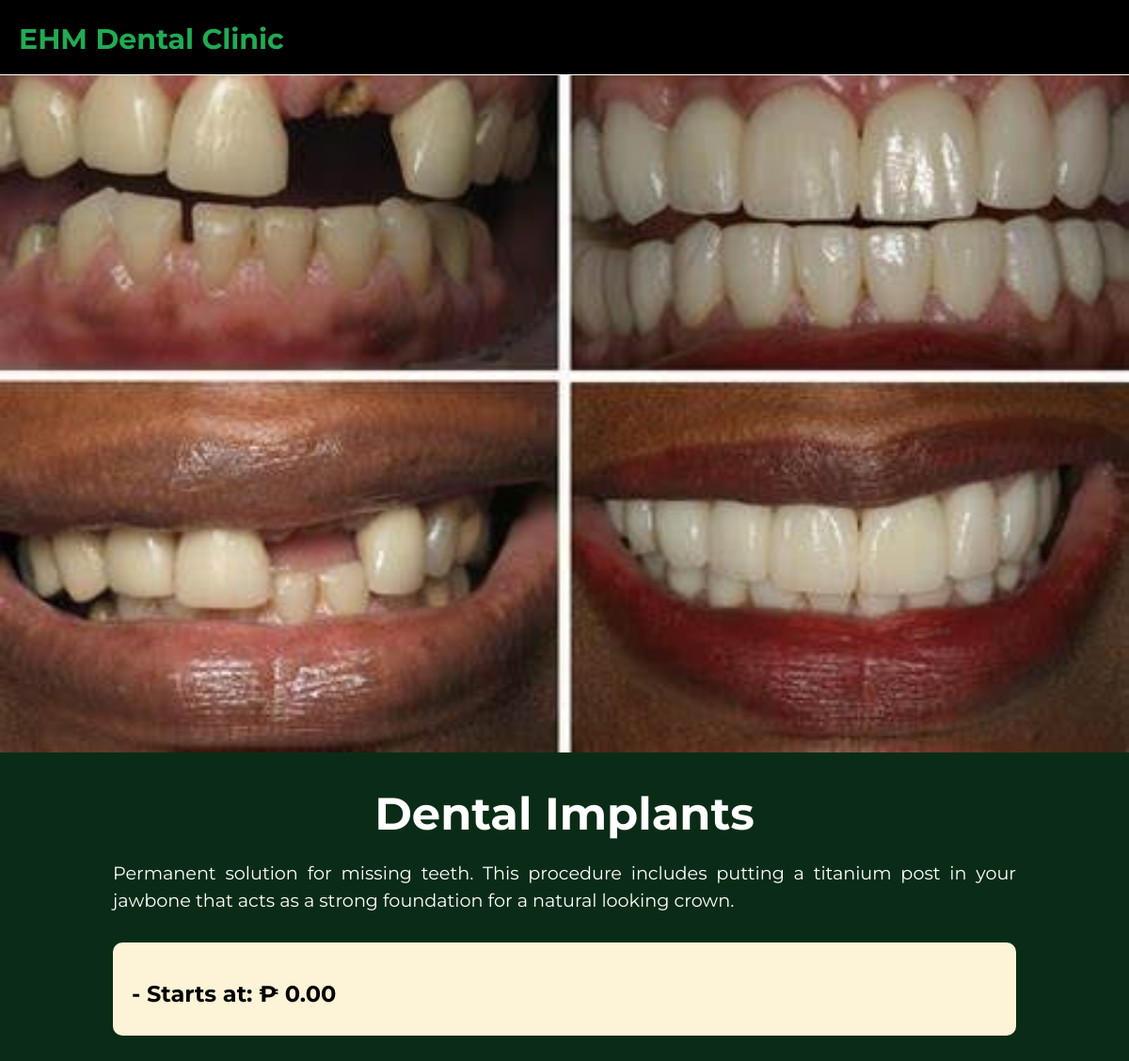
The page /HOME_PAGE/SERVICES/Dental_Implants.php on the database as committed earlier.
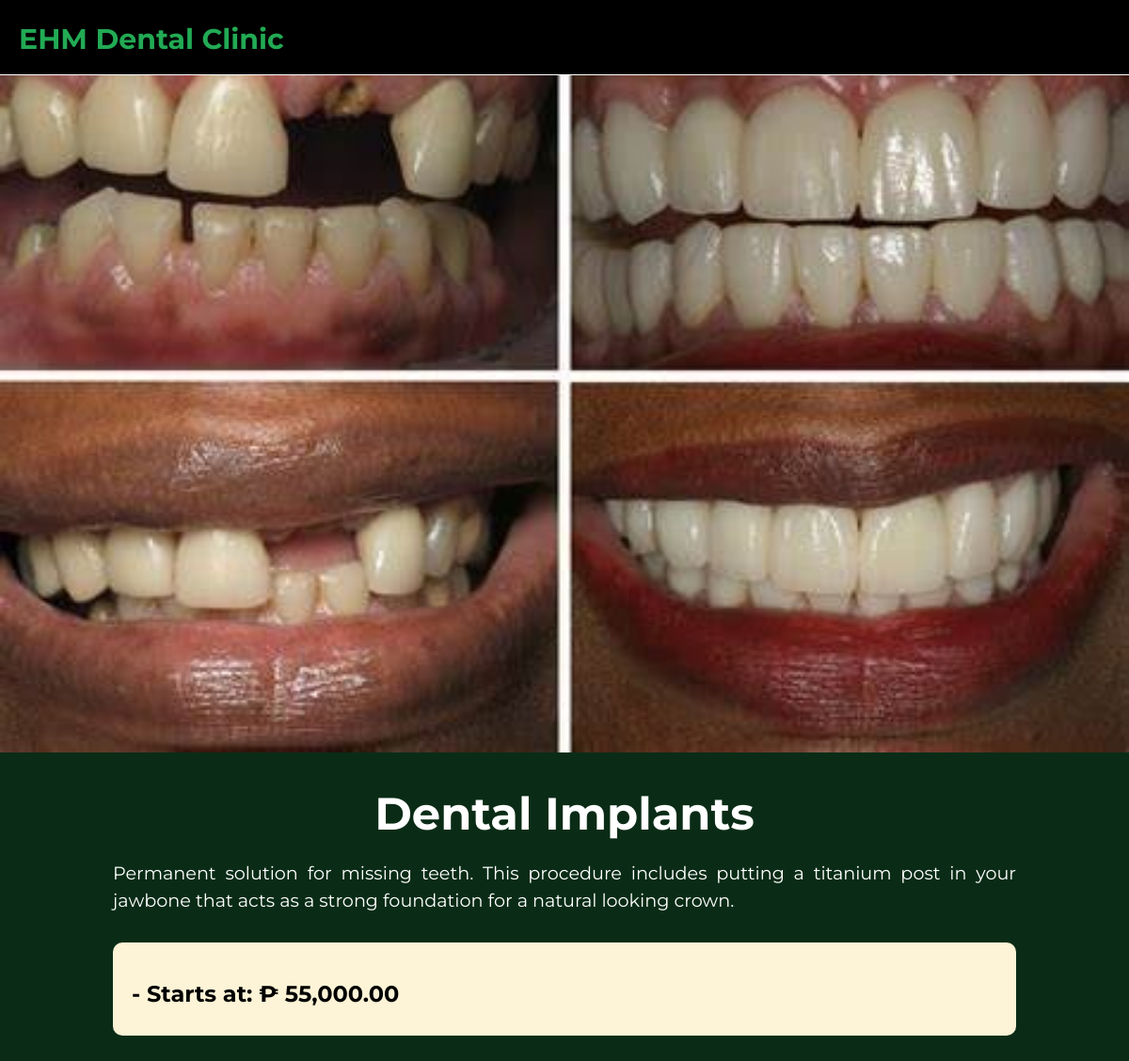
The same page on the database as committed later.
### tables this page shows
CREATE TABLE `tbl_services` (
  `id` int(11) NOT NULL,
  `service_image` varchar(255) NOT NULL,
  `service_name` varchar(100) NOT NULL,
  `service_description` text NOT NULL,
  `price` decimal(10,2) NOT NULL
);

### HOME_PAGE/SERVICES/Dental_Implants.php (the view, shortened to what this page needs)
<?php
include("../../dbcon.php");
$service_name = isset($_GET['service_name']) ? htmlspecialchars($_GET['service_name']) : 'Dental Implants';
$sql = "SELECT * FROM tbl_services WHERE service_name = ?";
$stmt = $con->prepare($sql);
$stmt->bind_param("s", $service_name);
$stmt->execute();
$result = $stmt->get_result();
if ($result->num_rows > 0) {
  $row = $result->fetch_assoc();
  $service_description = $row['service_description'];
  $price = number_format($row['price'], 2);
  $service_image = !empty($row['service_image']) ? basename($row['service_image']) : 'default.jpg';
} else {
  echo "Service not found.";
  exit;
}
?>
<!DOCTYPE html>
<html lang="en">
<head>
  <link rel="stylesheet" href="style.css">
  <link rel="stylesheet" href="master.css">
</head>
<body>
  <nav>
    <a href="../Home_page.php#Services">
      <div class="logo">
        <h1>EHM Dental Clinic</h1>
      </div>
    </a>
  </nav>
  <div class="img-container">
    <img src="/DENTAL/HOME_PAGE/SERVICES/SERVICES_IMAGES/<?php echo htmlspecialchars(basename($service_image)); ?>"
      alt="<?php echo htmlspecialchars($service_name); ?>"
      onerror="this.src='/DENTAL/HOME_PAGE/SERVICES/SERVICES_IMAGES/default.jpg';">
  </div>
  <div class="container">
    <h1><?php echo htmlspecialchars($service_name); ?></h1>
    <p><?php echo htmlspecialchars($service_description); ?></p>
    <div class="price-item">
      <h2>
        - Starts at: ₱ <?php echo $price; ?>
      </h2>
    </div>
  </div>
</body>
</html>

Rows that differ between the two databases and show on the page:
changed tbl_services: price "0.00" → "55,000.00"
